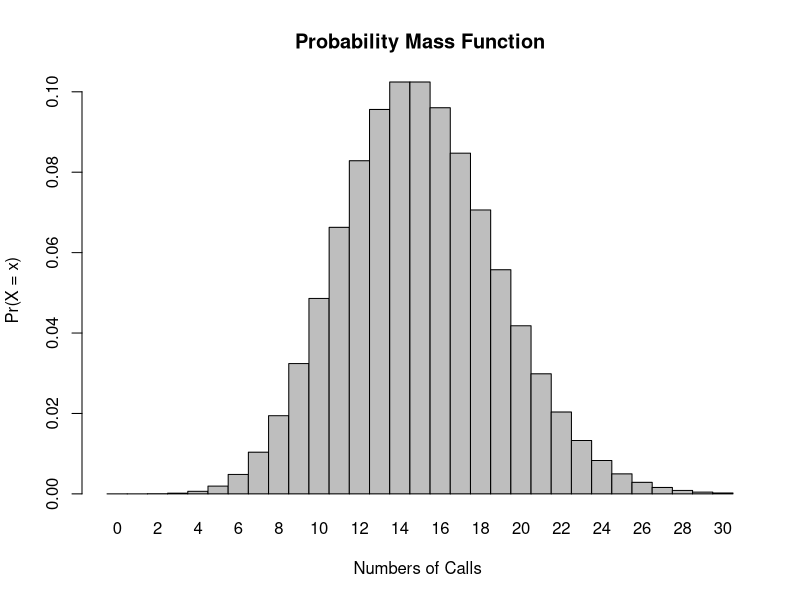
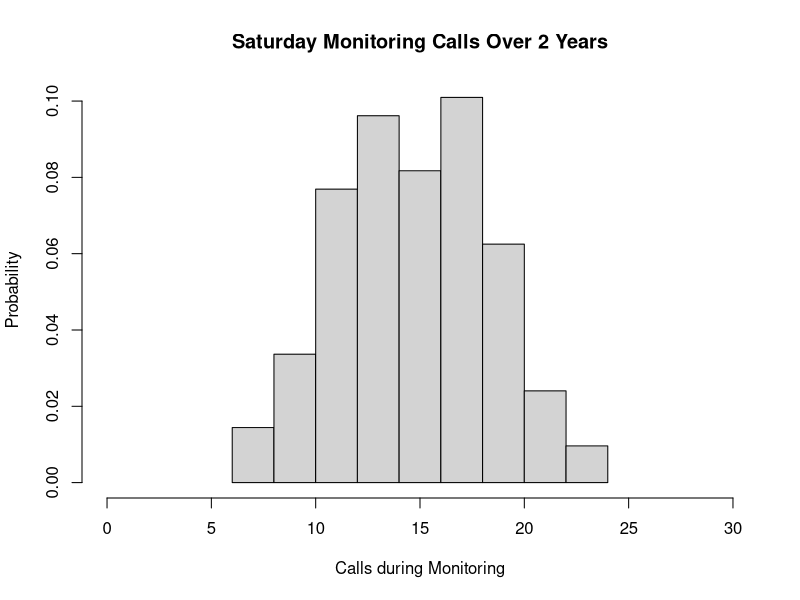

The R source for these figures, in order:
## ---- chunk 1
#This adds in a picture that is downloaded in my computer
## ---- chunk 2
knitr::opts_chunk$set(echo = TRUE)
## ---- chunk 3
ppois(8, lambda= 15, lower = FALSE) #ppois finds the cumulative probability so it is used in this context because more than one probability point is need. 
#lower = False used is the same as using lower.tail= False this is used becuase we want probability of MORE THAN 8(so basically 9 or higher)

## ---- chunk 4
dpois(0, 15, log = FALSE) #dpois finds probability density at a certain point(thus why I used it instead of ppois) thus it was used to calculate the probability at 0 calls, this is also not in log for(hence log = FALSE), mean/lambda = 1
## ---- chunk 5
dpois(3, 15, log = FALSE)#finds probability for 3 using mean of 15 and not given as log(if unclear why dpois was used, look at previous question's answer)
## ---- chunk 6
x <- 0:30 #sets range
lambda = 15 #sets mean or lambda as the previously determined mean of 15 
probset <- dpois(x = x, lambda = lambda) #finds density probability using range and mean and assigns it to variable probset
barplot(probset, names.arg = x, space = 0, xlab = "Numbers of Calls ", ylab = "Pr(X = x)", main = "Probability Mass Function") #plots probability mass function of the poisson distribution using the mean/lambda and range
## ---- chunk 7
set.seed(1)#set up randomized sample set
Sat_mon <- rpois(104, 15)#number of samples, lambda(poisson stats have weird SDs so they don't include it in the ) and generates random numbers given the deviation
Sat_mon
#I initially was confusing myself by using the rnorm function but then I was asking Jimmy about what the standard deviation value would be for a poisson variable and he let me know that I should really be using rpois instead since the dataset is using poisson functions/data. So big thanks you to Jimmy!!
## ---- chunk 8
hist(Sat_mon, xlim = c(0,30), probability = TRUE, main = "Saturday Monitoring Calls Over 2 Years",
    xlab = "Calls during Monitoring", ylab = "Probability") #creates histogram using randomized data from above question(Sat_Mon variable) and plots the probability of each value occurring. Graph has horizontal limits of 0-> 30(xlim is assigned to the range vector)
